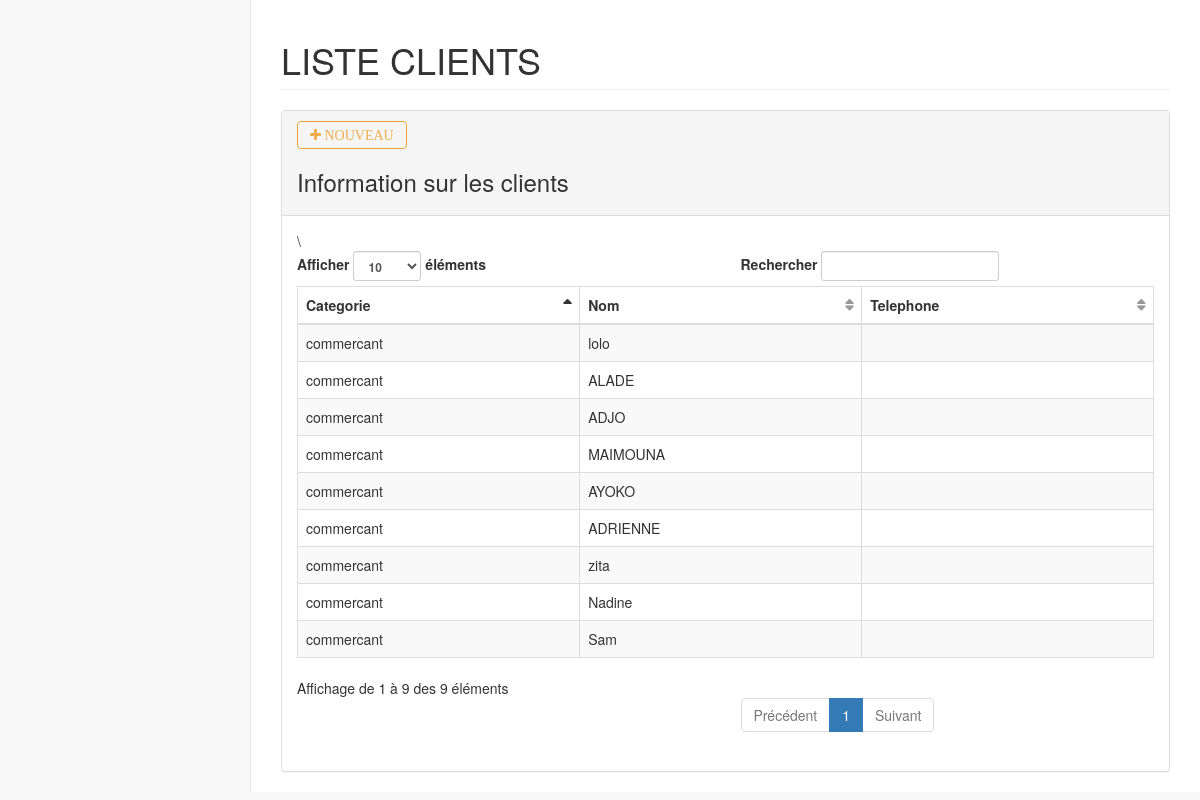
The app's page /index.php?page=list_client with its own data.
### tables this page shows
CREATE TABLE IF NOT EXISTS `client` (
  `CODE_CLIENT` int(11) NOT NULL AUTO_INCREMENT,
  `CODE_CATEGORIE` int(11) NOT NULL,
  `NOM_CLIENT` varchar(50) DEFAULT NULL,
  `CONTACT_CLIENT` varchar(15) DEFAULT NULL,
  `SUPPRIME` tinyint(1) DEFAULT '0',
  PRIMARY KEY (`CODE_CLIENT`),
  KEY `FK_ASSOCIATION_10` (`CODE_CATEGORIE`)
);

CREATE TABLE IF NOT EXISTS `categorie` (
  `CODE_CATEGORIE` int(11) NOT NULL AUTO_INCREMENT,
  `LIBELLE_CATEGORIE` varchar(25) DEFAULT NULL,
  `PRIX_APPLIQUE` int(11) DEFAULT NULL,
  `SUPPRIME` tinyint(1) DEFAULT '0',
  PRIMARY KEY (`CODE_CATEGORIE`)
);

### controleurs/list_client.php (called while the page is built)
<?php
require_once('pages/Administration/Client/list_client.php');

### pages/administration/Client/list_client.php (the view, shortened to what this page needs)
<?php
global $bdd;
$clients= $bdd->prepare('SELECT CODE_CLIENT, CA.LIBELLE_CATEGORIE, NOM_CLIENT,CONTACT_CLIENT FROM client CL JOIN categorie CA ON CL.CODE_CATEGORIE=CA.CODE_CATEGORIE');
$clients->execute();
$data=$clients->fetchAll();
?>
            <div class="row">
                <div class="col-lg-12">
                    <h1 class="page-header">LISTE CLIENTS</h1>
                </div>
            </div>
            <div class="row">
                <div class="col-lg-12">
                    <div class="panel panel-default">
                        <div class="panel-heading">
                            <a class="btn btn-outline btn-warning fa fa-plus" href="?page=ajout_client"> NOUVEAU</a>
                            <B>  <h3> Information sur les clients </h3></B>
                        </div>
                        <div class="panel-body">
                            <table width="100%" class="table table-striped table-bordered table-hover" id="dataTables-example2">
                                <thead>
                                    <tr>
                                        <th>Categorie</th>
                                        <th>Nom</th>
                                        <th>Telephone</th>\
                                    </tr>
                                <tbody>
                               <?php
                               foreach ($data as $d){
                                ?>
                                    <tr class="odd gradeX">
                                        <td><?php echo $d->LIBELLE_CATEGORIE; ?></td>
                                        <td><?php echo $d->NOM_CLIENT; ?></td>
                                        <td><?php echo $d->CONTACT_CLIENT; ?></td>
                                    </tr>
                                <?php } ?>
                                </tbody>
                            </table>
                        </div>
                    </div>
                </div>
            </div>

### index.php (shortened to what this page needs)
<?php
  $pages=scandir("controleurs/");
  $page=!empty($_GET["page"])?$_GET["page"]:"login";
if ($page == "reload_mdp_2") {
  include("controleurs/".$page.".php");
}else{
  if (isset($_GET['definePass']) && $_GET['definePass']==1){
          include("controleurs/".$page.".php");
  }else{
    if (isset($_GET["page"]) && strstr($_GET["page"],"etat_")){
        include("controleurs/".$page.".php");
        $_SESSION["courante_page"] =$page;
    }else{
        if (in_array($page.".php", $pages)) {
            if ($page !== "login") {
                ?>
                <!DOCTYPE html>
                <html lang="fr">
                <?php include("pages/include/headerNormal.php"); ?>
                <body>
                <div id="page-wrapper">
                    <?php include("controleurs/".$page.".php"); ?>
                </div>
                </body>
                </html>
                <?php
            }
            else
            {
                include("controleurs/".$page.".php");
            }
        }
        else{
            include("controleurs/".$page.".php");
        }
    }
  }
}

### pages/include/headerNormal.php (shortened to what this page needs)
<head>
    <link href="assets/vendor/bootstrap/css/bootstrap.min.css" rel="stylesheet">
    <link href="assets/vendor/metisMenu/metisMenu.min.css" rel="stylesheet">
    <link href="assets/dist/css/sb-admin-2.css" rel="stylesheet">
    <link href="assets/dist/css/popup.css" rel="stylesheet">
    <link href="assets/vendor/morrisjs/morris.css" rel="stylesheet">
    <link href="assets/vendor/font-awesome/css/font-awesome.min.css" rel="stylesheet" type="text/css">
    <link rel="stylesheet" href="assets/dist/css/datepicker.css"/>
    <link rel="stylesheet" href="assets/dist/css/bootstrap-datepicker3.css"/>
    <link href="assets/dist/css/style.css" rel="stylesheet">
</head>

### records on screen
client: categorie.LIBELLE_CATEGORIE "commercant", NOM_CLIENT "lolo"
client: categorie.LIBELLE_CATEGORIE "commercant", NOM_CLIENT "ALADE"
client: categorie.LIBELLE_CATEGORIE "commercant", NOM_CLIENT "ADJO"
client: categorie.LIBELLE_CATEGORIE "commercant", NOM_CLIENT "MAIMOUNA"
client: categorie.LIBELLE_CATEGORIE "commercant", NOM_CLIENT "AYOKO"
client: categorie.LIBELLE_CATEGORIE "commercant", NOM_CLIENT "ADRIENNE"
client: categorie.LIBELLE_CATEGORIE "commercant", NOM_CLIENT "zita"
client: categorie.LIBELLE_CATEGORIE "commercant", NOM_CLIENT "Nadine"
client: categorie.LIBELLE_CATEGORIE "commercant", NOM_CLIENT "Sam"
